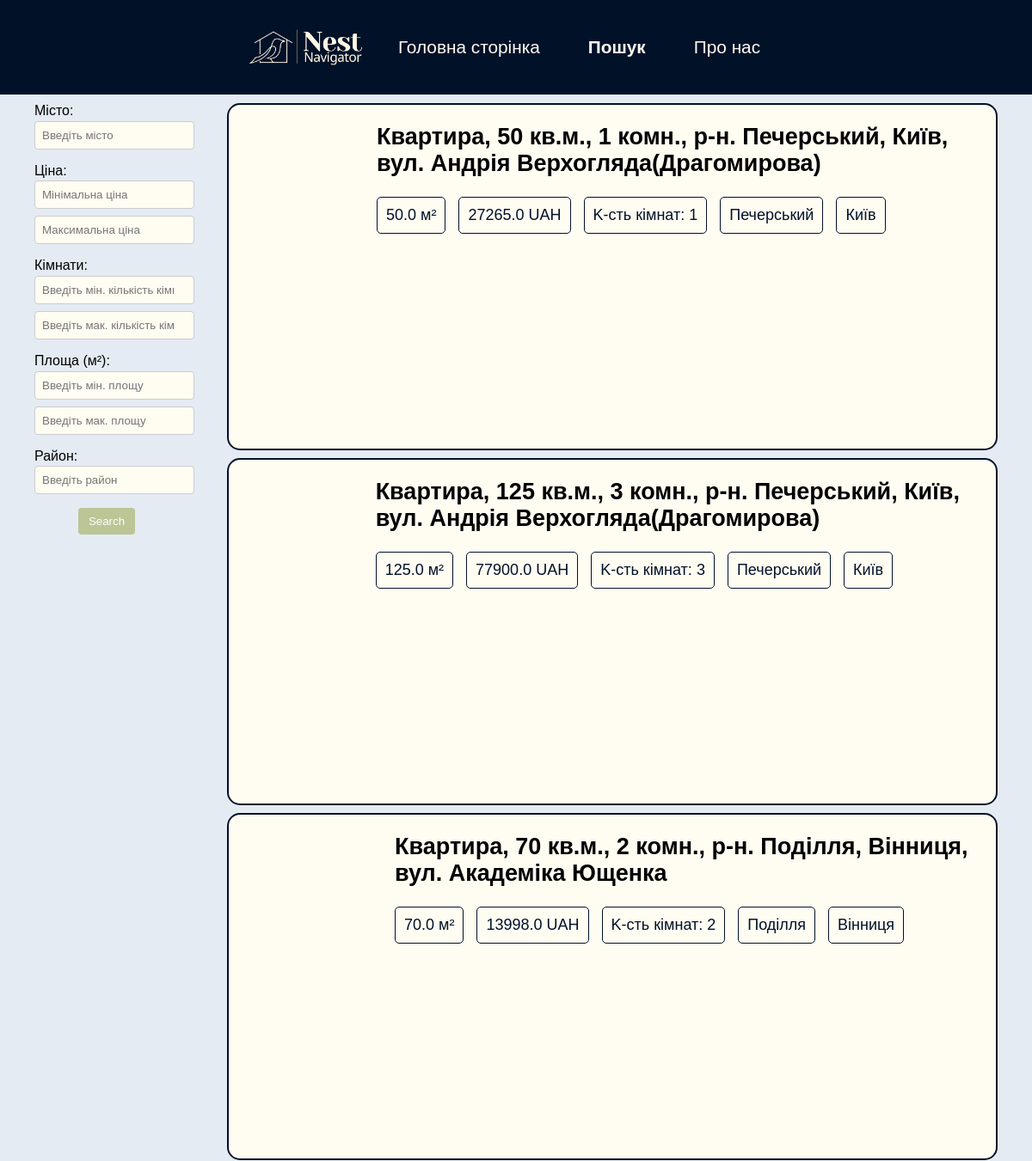
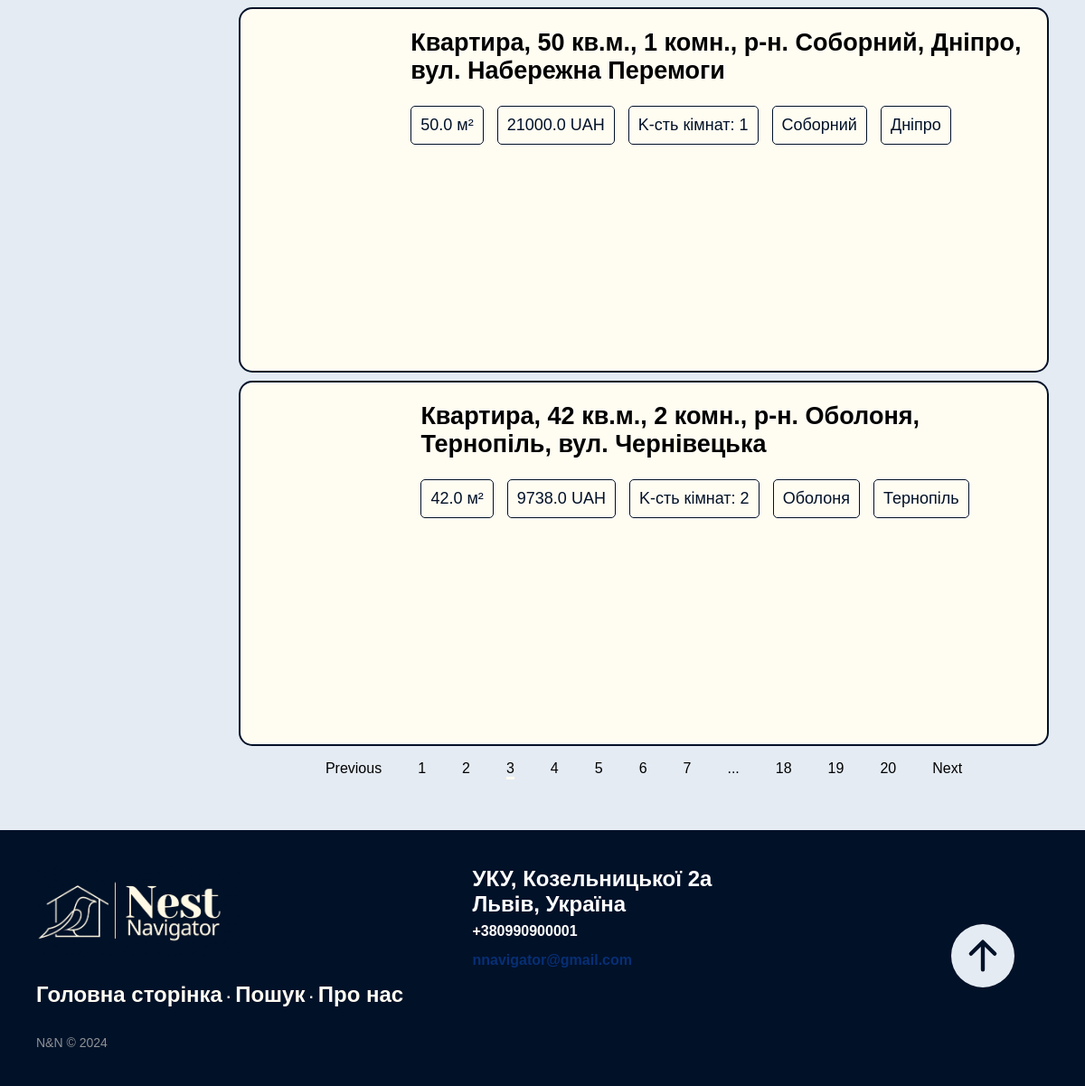
Screenshot of /search/3 with the database file from the repository (2 pictures, top to bottom).
### app_bohdan.py (models this page shows, shortened)
class Apartament_write(Base):
    __tablename__ = "Apartaments"
    images = Column("images", String) #
    url = Column("url", String, primary_key = True) #
    name = Column("name", String) #
    area = Column("area", REAL) #
    price = Column("price", REAL)
    currency = Column("currency", String)
    rooms = Column('rooms', Integer)
    district = Column('district', String)
    city = Column('city', String)

### app_bohdan.py (the view, shortened to what this page needs)
@app.route('/search/', methods = ["POST", "GET"], defaults = {'page': 5})
@app.route('/search/<int:page>', methods = ["GET", "POST"])
def search(page):
    pages = 5
    filters = session.get('filters', {})
    query = Apartament.query
    if filters.get('city'):
        query = query.filter(Apartament.city.like(filters['city']))
    if filters.get('district'):
        query = query.filter(Apartament.district.like(filters['district']))
    if filters.get('min_area'):
        query = query.filter(Apartament.area >= float(filters['min_area']))
    if filters.get('max_area'):
        query = query.filter(Apartament.area <= float(filters['max_area']))
    if filters.get('min_price'):
        query = query.filter(Apartament.price >= float(filters['min_price']))
    if filters.get('max_price'):
        query = query.filter(Apartament.price <= float(filters['max_price']))
    if filters.get('min_rooms'):
        query = query.filter(Apartament.rooms >= int(filters['min_rooms']))
    if filters.get('max_rooms'):
        query = query.filter(Apartament.rooms <= int(filters['max_rooms']))
    apartaments = query.paginate(page=page, per_page=pages, error_out = False)
    return render_template('search_page.html', apartaments=apartaments)

### templates/search_page.html (shortened to what this page needs)
<!DOCTYPE html>
<html lang="uk">
<head>
    <link rel="stylesheet" href="{{ url_for('static', filename = 'css/style.css')}}">
</head>
<body>
    <header>
        <img src="{{ url_for('static', filename = 'imgs/logo.png') }}" alt="Nest Navigator" class="logo">
        <nav>
            <ul class="header-text">
                <li><a href="{{ url_for('main') }}">Головна сторінка</a></li>
                <li><a class="active" href="{{ url_for('search') }}"><strong>Пошук</strong></a></li>
                <li><a href="{{ url_for('team') }}">Про нас</a></li>
            </ul>
        </nav>
    </header>
    <main>
        <div class="flex width-100 main-block">
            <div class="filters">
                <form id="searchForm" action="" method="post" autocomplete="off">
                    <div class="filter-item">
                        <label for="city">Місто:</label>
                        <input type="text" class="form-control" name="city_tag" autocomplete="off"
                            placeholder="Введіть місто" />
                    </div>
                    <div class="filter-item">
                        <label for="price">Ціна:</label>
                        <input type="number" class="form-control" name="min_price_tag" placeholder="Мінімальна ціна" />
                        <input type="number" class="form-control" name="max_price_tag" placeholder="Максимальна ціна" />
                    </div>
                    <div class="filter-item">
                        <label for="rooms">Кімнати:</label>
                        <input type="number" class="form-control" name="min_rooms_tag"
                            placeholder="Введіть мін. кількість кімнат" />
                        <input type="number" class="form-control" name="max_rooms_tag"
                            placeholder="Введіть мак. кількість кімнат" />
                    </div>
                    <div class="filter-item">
                        <label for="area">Площа (м²):</label>
                        <input type="number" class="form-control" name="min_area_tag"
                            placeholder="Введіть мін. площу" />
                        <input type="number" class="form-control" name="max_area_tag"
                            placeholder="Введіть мак. площу" />
                    </div>
                    <div class="filter-item">
                        <label for="region">Район:</label>
                        <input type="text" class="form-control" name="district_tag" placeholder="Введіть район" />
                    </div>
                    <div class="col-6" align="center">
                        <input type="submit" value="Search" class="form-control btn btn-primary " name="">
                    </div>
                </form>
            </div>
            <div class="container wdth-80">
                {% for apartament in apartaments.items %}
                <div class="flex adver-section">
                    <div class="flex desc">
                        <div class="flex center-d">
                            <button class="prev btns-sl" onclick="prev(this)">&#10094</button>
                            <div class="slider-wrap">
                                <div class="slider-main">
                                    {% for el in apartament.images.split(',') %}
                                    <div class="item">
                                    </div>
                                    {% endfor %}
                                </div>
                            </div>
                            <button class="next btns-sl" onclick="next(this)">&#10095</button>
                        </div>
                        <div class='adver-text'>
                            <h2><a href="{{ apartament.url }}">{{ apartament.name.split(', ', maxsplit = 1)[1] }}</a>
                            </h2>
                            <div class="adver-description">
                                <p class="adver-description-item">{{ apartament.area }} м²</p>
                                <div class="adver-description-item">
                                    {{ apartament.price }}
                                    {{ apartament.currency }}
                                </div>
                                <p class="adver-description-item">K-сть кімнат: {{ apartament.rooms }}</p>
                                <p class="adver-description-item">{{ apartament.district }}</p>
                                <p class="adver-description-item">{{ apartament.city }}</p>
                            </div>
                        </div>
                    </div>
                </div>
                {% endfor %}
                <nav aria-label="Page navigation example">
                    <ul class="pagination">
                        {% if apartaments.has_prev %}
                        <li class="page-item"> <a class="page-link"
                                href="{{ url_for('search', page = apartaments.prev_num)  }}">Previous</a></li>
                        {% else %}
                        <li class="page-item"> <a class="page-link btn disabled" href="#">Previous</a></li>
                        {% endif %}
                        {% for page in apartaments.iter_pages(left_edge = 3, right_edge = 3) %}
                        {% if page %}
                        {% if page == apartaments.page %}
                        <li class="page-item active"><a class="page-link" href="{{ url_for('search', page=page)}}">{{
                                page }}</a></li>
                        {% else %}
                        <li class="page-item"><a class="page-link" href="{{ url_for('search', page=page)}}">{{ page
                                }}</a></li>
                        {% endif %}
                        {% else %}
                        <li class="page-item disabled" id="example_ellipsis"><a href="#" class="page-link">...</a></li>
                        {% endif %}
                        {% endfor %}
                        {% if apartaments.has_next %}
                        <li class="page-item"> <a class="page-link"
                                href="{{ url_for('search', page = apartaments.next_num) }}">Next</a></li>
                        {% else %}
                        <li class="page-item"> <a class="page-link btn disabled" href="#">Next</a></li>
                        {% endif %}
                    </ul>
                </nav>
            </div>
        </div>
    </main>
    <footer class="footer-distributed">
        <div class="footer-left">
            <IMG src="{{ url_for('static', filename = 'imgs/logo.png') }}" ALT="" WIDTH=225 HEIGHT=100>
            <p class="footer-links">
                <a href="{{ url_for('main') }}">Головна сторінка</a> ·
                <a>Пошук</a> ·
                <a href="{{ url_for('team') }}">Про нас</a>
            </p>
            <p class="footer-company-name">N&N &copy; 2024</p>
        </div>
        <div class="footer-center">
            <div class='adress'>
                <p>УКУ, Козельницької 2а <br> Львів, Україна</p>
            </div>
            <div>
                <p>+380990900001</p>
            </div>
            <div>
                <p><a href="mailto:support@company.com">nnavigator@gmail.com</a></p>
            </div>
            <a href="#">
                <svg xmlns="http://www.w3.org/2000/svg" width="70" height="70" fill="#E4EBF3"
                    class="bi bi-arrow-up-circle-fill" viewBox="0 0 16 16">
                    <path
                        d="M16 8A8 8 0 1 0 0 8a8 8 0 0 0 16 0m-7.5 3.5a.5.5 0 0 1-1 0V5.707L5.354 7.854a.5.5 0 1 1-.708-.708l3-3a.5.5 0 0 1 .708 0l3 3a.5.5 0 0 1-.708.708L8.5 5.707z" />
                </svg>
            </a>
        </div>
    </footer>
</body>
</html>

### static/css/style.css (style rules this page uses)
body { font-family: Arial, sans-serif; margin: 0; padding: 0; box-sizing: border-box; background-color: #E4EBF3; }
header { z-index: 1; height: 10vh; display: flex; align-items: center; justify-content: center; background-color: #011128; color: #E4EBF3; padding: 15px 0; position: fixed; width: 100%; }
.header-text { font-size: 1.3em; }
.logo { max-height: 80%; max-width: 100%; }
nav ul { list-style: none; padding: 0; display: flex; justify-content: center; }
nav ul li { margin: 0 20px; }
nav ul li a { color: #FFFCF2; text-decoration: none; }
main { padding: 120px 40px 40px; background-color: #E4EBF3 }
.main-block { justify-content: space-between; }
.adress { font-size: 1.5em; }
button { padding: 0.5em 1em; margin-top: 2em; background-color: #011128; color: #FFFCF2; background-color: #011128; color: #FFFCF2 }
.flex { display: flex; }
.width-100 { width: 100%; }
.desc { height: max-content; justify-content: space-between; }
.container { flex-direction: column; }
.adver-section { background-color: #FFFCF2; color: #011128; border: 2px solid #011128; border-radius: 15px; font-size: 18px; cursor: pointer; transition: background-color 0.3s; margin-bottom: 1%; padding-right: 20px; }
.adver-text { overflow: hidden; word-wrap: break-word; }
.adver-description-item { display: inline-block; border: 1px solid #011128; border-radius: 5px; padding: 10px; margin: 0 10px 10px 0; }
.filters { width: 15%; }
.filter-item { margin-bottom: 1vh; }
.filter-item label { display: block; margin-bottom: 0.33vh; }
input[type="submit"] { background-color: #BCC596; color: white; padding: 1vh 1.5vh; border: none; border-radius: 4px; cursor: pointer; }
.filter-item input, .filter-item select { width: 100%; padding: 1vh; margin-bottom: 1vh; border: 1px solid #ccc; border-radius: 0.5vh; background-color: #FFFCF2; }
.footer-distributed { background-color:#011128;; box-shadow: 0 0px 0px 0 rgba(0, 0, 0, 0.12); box-sizing: border-box; width: 100%; text-align: left; font: bold 16px sans-serif; padding: 5vh 5vh; }
.footer-distributed .footer-left, .footer-distributed .footer-center, .footer-distributed .footer-right { display: inline-block; vertical-align: top; }
.bi-arrow-up-circle-fill { margin-left: 70vh; margin-top: -10vh }
.footer-distributed .footer-left { width: 40%; }
.footer-distributed .footer-links { color: #FFFCF2; margin: 2vh 0 3vh; padding: 0; }
.footer-distributed .footer-links a { display: inline-block; line-height: 1.8; text-decoration: none; color: inherit; font-size: 1.5em; }
.footer-distributed .footer-company-name { color: #8f9296; font-size: 14px; font-weight: normal; margin: 0; }
.footer-distributed .footer-center { width: 35%; }
.footer-distributed .footer-center p { display: inline-block; color: #ffffff; vertical-align: middle; margin: 0; }
.footer-distributed .footer-center p a { color: #072f75; text-decoration: none; }
.slider-wrap { position: relative; overflow: hidden; }
.slider-main { height: 50vh; }
.slider-main .item { display: inline-block; position: relative; width: 100%; height: 100%; }
.wdth-80 { width: 80%; }
.center-d { margin-right: 5%; width: 25%; position: relative; }
.btns-sl { margin-top: 0; cursor: pointer; background: none; color: #FFFCF2; border: 0; transition: all 0.3s ease; position: absolute; top: 0; bottom: 0; z-index: 5; }
.prev { left:0; }
.next { right: 0; }
.page-item a { color: black; }
.active { border-bottom: solid rgb(255, 252, 242); }
.header-text li a { border-color: #011128; padding: 1vh; border-radius: 0.5vh; transition: 0.2s; }
a { text-decoration: none; color: black; }

### rows the page displays
Apartament_write: name "Квартира, 50 кв.м., 1 комн., р‑н. Печерський, Київ, вул. Андрія Верхогляда(Драгомирова)", area "50.0", price "27265.0", currency "UAH", rooms "1", district "Печерський", city "Київ"
Apartament_write: name "Квартира, 125 кв.м., 3 комн., р‑н. Печерський, Київ, вул. Андрія Верхогляда(Драгомирова)", area "125.0", price "77900.0", currency "UAH", rooms "3", district "Печерський", city "Київ"
Apartament_write: name "Квартира, 70 кв.м., 2 комн., р‑н. Поділля, Вінниця, вул. Академіка Ющенка", area "70.0", price "13998.0", currency "UAH", rooms "2", district "Поділля", city "Вінниця"
Apartament_write: name "Квартира, 50 кв.м., 1 комн., р‑н. Соборний, Дніпро, вул. Набережна Перемоги", area "50.0", price "21000.0", currency "UAH", rooms "1", district "Соборний", city "Дніпро"
Apartament_write: name "Квартира, 42 кв.м., 2 комн., р‑н. Оболоня, Тернопіль, вул. Чернівецька", area "42.0", price "9738.0", currency "UAH", rooms "2", district "Оболоня", city "Тернопіль"

### other values shown
{{ page }} "1" "2" "4" "5" "6" "7" "18" "19" "20"
{{ page }} "3"
